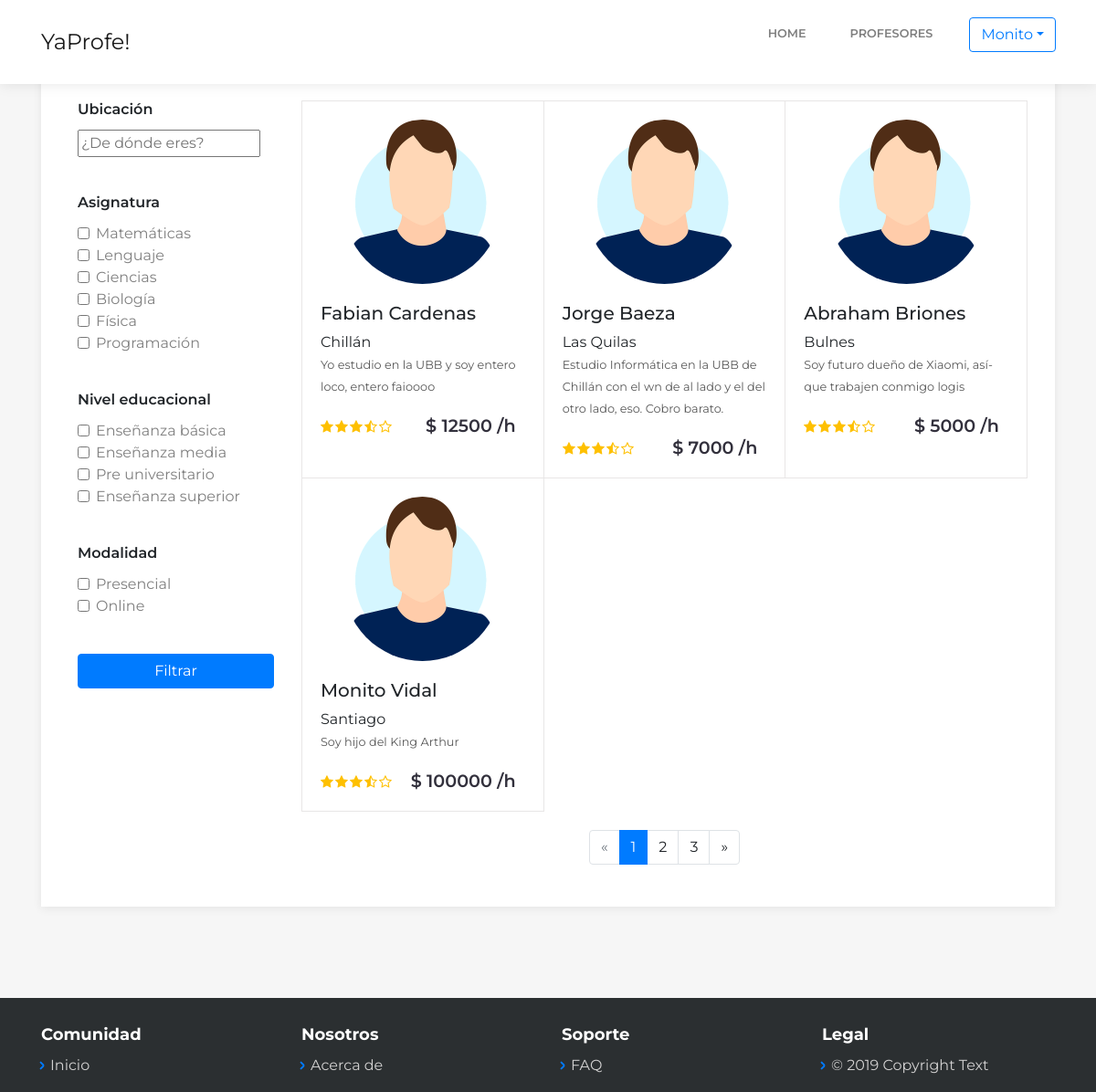
Screenshot of /profesores.php (signed in) with the database file from the repository.
### tables this page shows
CREATE TABLE `users` (
  `id` int(11) NOT NULL,
  `name` varchar(60) NOT NULL,
  `lastname` varchar(120) NOT NULL,
  `email` varchar(250) NOT NULL,
  `password` varchar(250) NOT NULL,
  `ciudad` varchar(60) DEFAULT NULL,
  `telefono` varchar(30) DEFAULT NULL,
  `descripcion` varchar(500) DEFAULT NULL,
  `precio` int(20) DEFAULT NULL,
  `id_modalidad` int(11) DEFAULT NULL,
  `id_niveleducacional` int(11) DEFAULT NULL,
  `id_asignatura` int(11) DEFAULT NULL,
  `foto_perfil` varchar(250) DEFAULT NULL
);

### profesores.php (the view, shortened to what this page needs)
<?php
include 'conexion.php';
$conexion = mysqli_connect($dbhost, $dbuser, $dbpass, $dbname);
?>
<!DOCTYPE html>
<html>
<head>
    <link rel="stylesheet" href="assets/bootstrap/css/bootstrap.min.css">
    <link rel="stylesheet" href="assets/fonts/simple-line-icons.min.css">
    <link rel="stylesheet" href="https://cdnjs.cloudflare.com/ajax/libs/baguettebox.js/1.10.0/baguetteBox.min.css">
    <link rel="stylesheet" href="assets/css/smoothproducts.css">
</head>
<body>
    <nav class="navbar navbar-light navbar-expand-lg fixed-top bg-white clean-navbar">
        <?php if(isset($_SESSION['loggedin'])): ?>
        <div class="container"><a class="navbar-brand logo" href="index.php">YaProfe!</a>
            <div class="collapse navbar-collapse"
                id="navcol-1">
                <ul class="nav navbar-nav ml-auto">
                    <li class="nav-item" role="presentation"><a class="nav-link" href="index.php">Home</a></li>
                    <li class="nav-item" role="presentation"><a class="nav-link" href="profesores.php">Profesores</a></li>
                    <li>
                    <div class="input-group mb-3">
                        <div class="input-group-prepend">
                            <button class="btn btn-outline-primary dropdown-toggle" type="button" data-toggle="dropdown" aria-haspopup="true" aria-expanded="false"><?php echo $_SESSION['name']; ?></button>
                        </div></li>
                    </div>
            </div>
        <?php endif; ?>
    </nav>
    <main class="page catalog-page">
        <section class="clean-block clean-catalog dark">
            <div class="container">
                <div class="content">
                    <div class="row">
                        <div class="col-md-3">
                            <div class="d-none d-md-block">
                                <div class="filters">
                                	<div class="filter-item">
                                        <h3>Ubicación</h3>
                                        <div class="home-search-form-inner HomeV2_adress" style="">
										<input name="search_city" class="HomeV2_input Search_box_input HomeV2_inputAddress HomeV2_GoogleAutocomplete" id="search_city" data-country-code="CL" type="text" placeholder="¿De dónde eres?" autocomplete="off"><span class="locate" title="Usa tu ubicación"><span></span></span>
										<input type="hidden" name="src" value="home"><div class="home-search-results autocomplete-results"></div></div>
                                    </div>
                                    <div class="filter-item">
                                        <h3>Asignatura</h3>
                                        <div class="form-check"><input class="form-check-input" type="checkbox" id="formCheck-1"><label class="form-check-label" for="formCheck-1">Matemáticas</label></div>
                                        <div class="form-check"><input class="form-check-input" type="checkbox" id="formCheck-2"><label class="form-check-label" for="formCheck-2">Lenguaje</label></div>
                                        <div class="form-check"><input class="form-check-input" type="checkbox" id="formCheck-4"><label class="form-check-label" for="formCheck-4">Ciencias</label></div>
                                        <div class="form-check"><input class="form-check-input" type="checkbox" id="formCheck-4"><label class="form-check-label" for="formCheck-4">Biología</label></div>
                                        <div class="form-check"><input class="form-check-input" type="checkbox" id="formCheck-4"><label class="form-check-label" for="formCheck-4">Física</label></div>
                                        <div class="form-check"><input class="form-check-input" type="checkbox" id="formCheck-4"><label class="form-check-label" for="formCheck-4">Programación</label></div>
                                    </div>
                                    <div class="filter-item">
                                        <h3>Nivel educacional</h3>
                                        <div class="form-check"><input class="form-check-input" type="checkbox" id="formCheck-8"><label class="form-check-label" for="formCheck-8">Enseñanza básica</label></div>
                                        <div class="form-check"><input class="form-check-input" type="checkbox" id="formCheck-9"><label class="form-check-label" for="formCheck-9">Enseñanza media</label></div>
                                        <div class="form-check"><input class="form-check-input" type="checkbox" id="formCheck-9"><label class="form-check-label" for="formCheck-9">Pre universitario</label></div>
                                        <div class="form-check"><input class="form-check-input" type="checkbox" id="formCheck-9"><label class="form-check-label" for="formCheck-9">Enseñanza superior</label></div>
                                    </div>
                                    <div class="filter-item">
                                        <h3>Modalidad</h3>
                                        <div class="form-check"><input class="form-check-input" type="checkbox" id="formCheck-8"><label class="form-check-label" for="formCheck-8">Presencial</label></div>
                                        <div class="form-check"><input class="form-check-input" type="checkbox" id="formCheck-8"><label class="form-check-label" for="formCheck-8">Online</label></div>
                                    </div>
                                    <button type="button" class="btn btn-primary">Filtrar</button>
                                </div>
                            </div>
                        </div>
                        <div class="col-md-9">
                            <div class="products">
                                <div class="row no-gutters">
                                    <?php
                                        $query = "SELECT * FROM users";
                                        $resultado = $conexion->query($query);
                                        while ($row=$resultado->fetch_assoc()) {
                                    ?>
                                    <div class="col-12 col-md-6 col-lg-4">
                                        <div class="clean-product-item">
                                            <div class="image"><a href="profe.php"><img class="img-fluid d-block mx-auto" src="assets/img/tech/my-perfil.png"></a></div>
                                            <h5><?php echo $row['name'];?> <?php echo $row['lastname'];?></h5>
                                            <h9><?php echo $row['ciudad'];?></h9>
                                            <div class="product-name"><a href="#"><?php echo $row['descripcion'];?></a></div>
                                            <div class="about">
                                                <div class="rating"><img src="assets/img/star.svg"><img src="assets/img/star.svg"><img src="assets/img/star.svg"><img src="assets/img/star-half-empty.svg"><img src="assets/img/star-empty.svg"></div>
                                                <div class="price">
                                                    <h3>$ <?php echo $row['precio'];?> /h</h3>
                                                </div>
                                            </div>
                                        </div>
                                    </div>
                                    <?php
                                        }
                                    ?>
                                </div>
                                <nav>
                                    <ul class="pagination">
                                        <li class="page-item disabled"><a class="page-link" aria-label="Previous"><span aria-hidden="true">«</span></a></li>
                                        <li class="page-item active"><a class="page-link">1</a></li>
                                        <li class="page-item"><a class="page-link">2</a></li>
                                        <li class="page-item"><a class="page-link">3</a></li>
                                        <li class="page-item"><a class="page-link" aria-label="Next"><span aria-hidden="true">»</span></a></li>
                                    </ul>
                                </nav>
                            </div>
                        </div>
                    </div>
                </div>
            </div>
        </section>
    </main>
    <footer class="page-footer dark">
        <div class="container">
            <div class="row">
                <div class="col-sm-3">
                    <h5>Comunidad</h5>
                    <ul>
                        <li><a href="#">Inicio</a></li>
                    </ul>
                </div>
                <div class="col-sm-3">
                    <h5>Nosotros</h5>
                    <ul>
                        <li><a href="#">Acerca de</a></li>
                    </ul>
                </div>
                <div class="col-sm-3">
                    <h5>Soporte</h5>
                    <ul>
                        <li><a href="#">FAQ</a></li>
                    </ul>
                </div>
                <div class="col-sm-3">
                    <h5>Legal</h5>
                    <ul>
                        <li><a href="#">© 2019 Copyright Text</a></li>
                    </ul>
                </div>
            </div>
        </div>
    </footer>
</body>
</html>

### assets/css/smoothproducts.css (style rules this page uses)
html, body { height: 100%; width: 100%; }

### rows the page displays
users: name "Fabian", lastname "Cardenas", ciudad "Chillán", descripcion "Yo estudio en la UBB y soy entero loco, entero faioooo", precio "12500"
users: name "Jorge", lastname "Baeza", ciudad "Las Quilas", descripcion "Estudio Informática en la UBB de Chillán con el wn de al lado y el del otro lado, eso. Cobro barato.", precio "7000"
users: name "Abraham", lastname "Briones", ciudad "Bulnes", descripcion "Soy futuro dueño de Xiaomi, así­ que trabajen conmigo logis", precio "5000"
users: name "Monito", lastname "Vidal", ciudad "Santiago", descripcion "Soy hijo del King Arthur", precio "100000"

### other values shown
$_SESSION['name'] "Monito"
